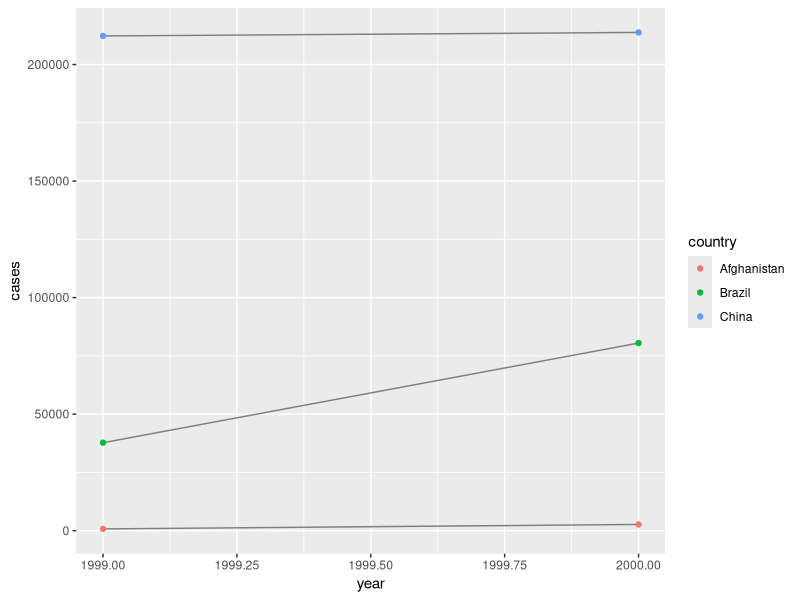
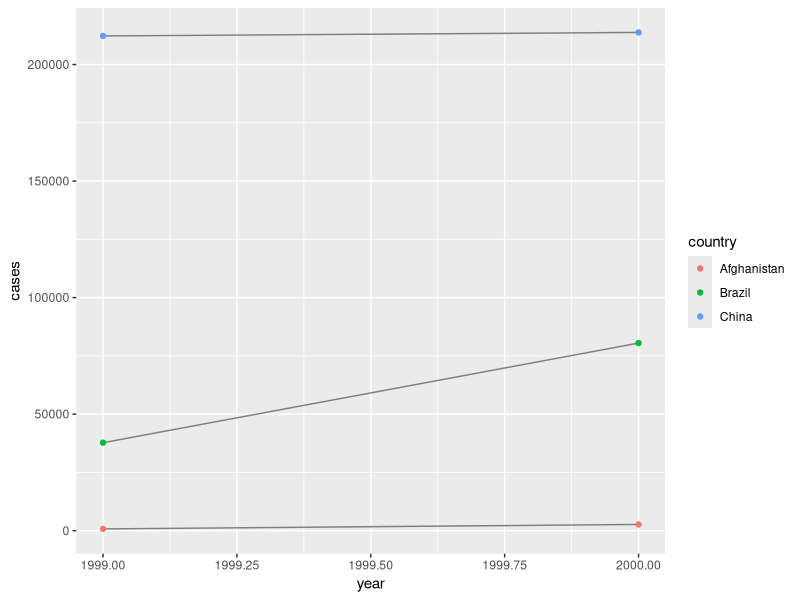

Source code (R) for these figures, in order: (Note: this script raises an error after producing the figures.)
library(tidyverse)
table1
table2
table4a
table4b

# Add rate per 10k column where rate = 10k * cases/ population
table1 %>% 
  mutate(rate = 10000 *cases / population )

# Cases per year
table1 %>% 
  count(year, wt = cases)

# Visualise changes over time
library(ggplot2)
ggplot(table1, aes(year, cases)) + 
  geom_line(aes(group = country), colour = "grey50") + 
  geom_point(aes(colour = country))

# Exercises 12.2.1

# Using prose, describe how the variables and observations are organised in each of the sample tables.
# Table1: Country and case in rows shows values for Cases and population in columns
# Table2: Country, year and type (cases and population) in row and respective number in column.
# Table3: Country and year in row shows rate (as cases/population) in column.
# Table4a: Country in row shows case in columns for two different years. 
#          Here column names have values.
# Table4b: Country in row shows population in columns for two different years. 
#          Here column names have values.

# Compute the rate for table2, and table4a + table4b. You will need to perform four operations:
# Extract the number of TB cases per country per year.
# Extract the matching population per country per year.
# Divide cases by population, and multiply by 10000.
# Store back in the appropriate place.

# Table2:
require(dplyr)
cases <- table2 %>% filter(type == "cases") %>% rename(cases = count) 
pops <- table2 %>% filter(type == "population") %>% rename(population = count) 

table2_df <- data.frame(country = cases$country,
                        year = cases$year,
                        cases = cases$cases,
                        population = pops$population) %>% mutate(rate = (cases / population) * 10000)
table2_df

# Table 4. A contains cases and b populations. This is what we had after we made first filter step above.
# so it should take atleast one lesser step
table4_df <- data.frame(country = table4b$country,
                        `1999` = table4a[["1999"]] / table4b[["1999"]] * 10000,
                        `2000` = table4a[["2000"]] / table4b[["2000"]] * 10000)
table4_df

# Which representation is easiest to work with? Which is hardest? Why?
# Table4 seemed easier as explained above.

# Recreate the plot showing change in cases over time using table2 instead of table1. 
table2 %>%
  filter(type == "cases") %>%
  ggplot(aes(year, count)) +
  geom_line(aes(group = country), colour = "grey50") +
  geom_point(aes(colour = country)) +
  ylab("cases")

# What do you need to do first?
# We need to filter for only cases rows as opposed to using table1


# Gather converts values in columns to rows.
tidy4a <- table4a %>% 
  gather(`1999`, `2000`, key = "year", value = "cases")

tidy4b <- table4b %>% 
  gather(`1999`, `2000`, key = "year", value = "population")

# We get same as table1
left_join(tidy4a, tidy4b)


# Spreading does the opposite of gathering, so we spread the column type i.e. case and population with
# value from count.
table2 %>%
  spread(key = type, value = count)

# 12.3.3 Exercises
# Why are gather() and spread() not perfectly symmetrical?
#  Carefully consider the following example:
  
stocks <- tibble(
  year   = c(2015, 2015, 2016, 2016),
  half  = c(   1,    2,     1,    2),
  return = c(1.88, 0.59, 0.92, 0.17)
)
stocks %>% 
  spread(year, return) %>% 
  gather("year", "return", `2015`:`2016`)

# We can see that from output year has converted from double to character as it was used in gather function
# so we may lose some information.

# Why does this code fail?
  
table4a %>% 
gather(1999, 2000, key = "year", value = "cases")

# The fixed code.
table4a %>% 
gather(`1999`, `2000`, key = "year", value = "cases")

# Earlier attempt fails as gather tries to interpret the column names as numeric values as access it by index
# we need to anotate our intention of making R not read it as numeric by using `

#Why does spreading this tibble fail? How could you add a new column to fix the problem?
  
people <- tribble(
  ~name,             ~key,    ~value,
  #-----------------|--------|------
  "Phillip Woods",   "age",       45,
  "Phillip Woods",   "height",   186,
  "Phillip Woods",   "age",       50,
  "Jessica Cordero", "age",       37,
  "Jessica Cordero", "height",   156
)
spread(people, key, value)
# this fails with error "Do you need to create unique ID with tibble::rowid_to_column()?" as there're
# two Phillip Woods age combination. We can add another id count to make a unique combination to fix it

people <- people %>%
  group_by(name, key) %>%
  mutate(obs = row_number())
spread(people, key, value)
# now it works with NA in height for second Phillips wood.

# Tidy the simple tibble below. Do you need to spread or gather it? What are the variables?
  
preg <- tribble(
  ~pregnant, ~male, ~female,
  "yes",     NA,    10,
  "no",      20,    12
)
# we need to gather it so..
preg2 <- preg %>% gather(male, female, key = "gender", value = "count")
preg2

# Separate
table3 %>% 
  separate(rate, into = c("cases", "population"))
table3 %>% 
  separate(rate, into = c("cases", "population"), sep = "/")
table3 %>% 
  separate(rate, into = c("cases", "population"), convert = TRUE)
table3 %>% 
  separate(year, into = c("century", "year"), sep = 2)

# unite
table5 %>% 
  unite(new, century, year)
table5 %>% 
  unite(new, century, year, sep = "")

# 12.4.3 Exercises
# What do the extra and fill arguments do in separate()? 
# Extra: If sep is a character vector, this controls what happens when there are too many pieces. 
# There are three valid options: warn (warns and drops), drop (drops w/o warn), merge.
# Experiment with the various options for the following two toy datasets.

# Fill: If sep is a character vector, this controls what happens when there are not enough pieces. 
# There are three valid options: warn (warm and fill from right), right (fill from right), 
#                                left (fill from left)

tibble(x = c("a,b,c", "d,e,f,g", "h,i,j")) %>% 
  separate(x, c("one", "two", "three"))

tibble(x = c("a,b,c", "d,e", "f,g,i")) %>% 
  separate(x, c("one", "two", "three"))


# Both unite() and separate() have a remove argument. What does it do? Why would you set it to FALSE?
# The `remove` argument removes input columns from the output data frame.
# We would set it to `FALSE` if we want to create a new variable, but keep the old one.
  
# Compare and contrast separate() and extract(). Why are there three variations of separation 
# (by position, by separator, and with groups), but only one unite?

# The function `separate()`, splits a column into multiple columns by a separator, 
# if `sep` argument can be character vector, or character positions.

# The function `extract()` uses a regular expression to specify groups in character vector and 
# split that single character vector into multiple columns using those regexes.

# This is more flexible than `separate()` because it does not require a common
# separator or specific column positions.

# unite converts many columns to one, with a choice of a separator to include between column values so
# we do not need as many options there.

  

# Missing values
stocks <- tibble(
  year   = c(2015, 2015, 2015, 2015, 2016, 2016, 2016),
  qtr    = c(   1,    2,    3,    4,    2,    3,    4),
  return = c(1.88, 0.59, 0.35,   NA, 0.92, 0.17, 2.66)
)
stocks %>% 
  spread(year, return)
stocks %>% 
  spread(year, return) %>% 
  gather(year, return, `2015`:`2016`, na.rm = TRUE)
stocks %>% 
  complete(year, qtr)


treatment <- tribble(
  ~ person,           ~ treatment, ~response,
  "Derrick Whitmore", 1,           7,
  NA,                 2,           10,
  NA,                 3,           9,
  "Katherine Burke",  1,           4
)

treatment %>% 
  fill(person)

# 12.5.1 Exercises
# Compare and contrast the fill arguments to spread() and complete().

# spread: the fill argument explicitly sets the value to replace `NA`s.
# complete: the fill argument also sets a value to replace `NA`s but it is named list, 
# allowing for different values for different variables.
# both cases replace both implicit and explicit missing values.

# What does the direction argument to fill() do?
# direction determines whether `NA` values should be replaced by the non-missing values from down (prev)
# or non-missing value from up (next).

# Tiding WHO dataset
who
who1 <- who %>% 
  gather(new_sp_m014:newrel_f65, key = "key", value = "cases", na.rm = TRUE)
who1
who1 %>% 
  count(key)

who2 <- who1 %>% 
  mutate(key = stringr::str_replace(key, "newrel", "new_rel"))
who2

who3 <- who2 %>% 
  separate(key, c("new", "type", "sexage"), sep = "_")
who3

who3 %>% 
  count(new)
who4 <- who3 %>% 
  select(-new, -iso2, -iso3)

who5 <- who4 %>% 
  separate(sexage, c("sex", "age"), sep = 1)
who5

who %>%
  gather(key, value, new_sp_m014:newrel_f65, na.rm = TRUE) %>% 
  mutate(key = stringr::str_replace(key, "newrel", "new_rel")) %>%
  separate(key, c("new", "var", "sexage")) %>% 
  select(-new, -iso2, -iso3) %>% 
  separate(sexage, c("sex", "age"), sep = 1)


# 12.6.1 Exercises
# In this case study I set na.rm = TRUE just to make it easier to check that we had the correct values. 
# Is this reasonable? Think about how missing values are represented in this dataset. 
# Are there implicit missing values? What’s the difference between an NA and zero?

# We need to understand the distinction between lack of data or where cases were genuinely 0. We can see
# if data indeed shows other countries with verifiable 0 cases or not.
# We need to know if NA is implicit as country with no population wouldn't have it or explicit.
  

# What happens if you neglect the mutate() step? (mutate(key = stringr::str_replace(key, "newrel", "new_rel")))

# The next step gives warning for too few values. Some values are missing in the dataset if we omit that.


# I claimed that iso2 and iso3 were redundant with country. Confirm this claim.

# The following code will give us non distinct combination for country and iso2 and iso3. And we get 0
# so this is valid.
select(who, country, iso2, iso3) %>%
  distinct() %>%
  group_by(country) %>%
  filter(n() > 1)

# For each country, year, and sex compute the total number of cases of TB. 
# Make an informative visualisation of the data.
who5 %>%
  group_by(country, year, sex) %>%
  summarise(cases = sum(cases)) %>%
  unite(country_sex, country, sex, remove = FALSE) %>%
  ggplot(aes(x = year, y = cases, group = country_sex, colour = sex)) +
  geom_line()

